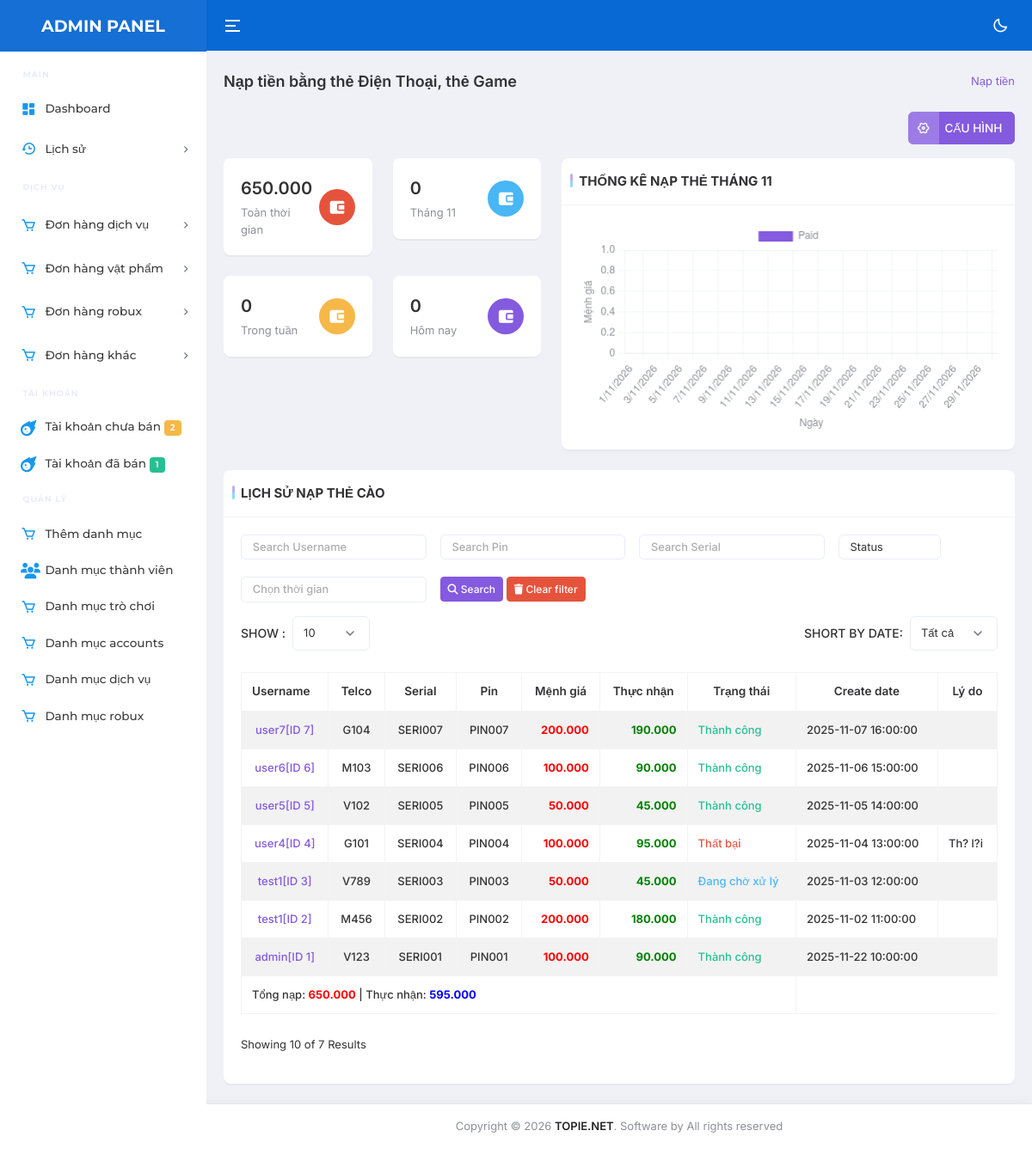
The page /public/admin/Cards.php (signed in) on the database its author committed.
### tables this page shows
CREATE TABLE `cards` (
  `id` int(11) NOT NULL,
  `code` varchar(32) DEFAULT NULL,
  `username` varchar(32) NOT NULL,
  `loaithe` varchar(32) NOT NULL,
  `menhgia` int(11) NOT NULL,
  `thucnhan` int(11) DEFAULT 0,
  `seri` text NOT NULL,
  `pin` text NOT NULL,
  `createdate` datetime NOT NULL,
  `status` varchar(32) NOT NULL,
  `note` text NOT NULL,
  `deletedate` varchar(255) DEFAULT NULL
);

### public/admin/Cards.php (the view, shortened to what the rows shown need)
<?php
    require_once("../../config/config.php");
    require_once("../../config/function.php");
    require_once(__DIR__."/Header.php");
    require_once(__DIR__."/Sidebar.php");
?>
<?php
$limit = isset($_GET['limit']) ? intval(check_string($_GET['limit'])) : 10;
$page = isset($_GET['page']) ? intval(check_string($_GET['page'])) : 1;
$from = ($page - 1) * $limit;
$where = " `id` > 0 ";
$listDatatable = $CMSNAV->get_list("SELECT * FROM `cards` WHERE $where ORDER BY `id` DESC LIMIT $from,$limit");
?>
<div class="main-content app-content">
    <div class="container-fluid">
        <div class="d-md-flex d-block align-items-center justify-content-between my-4 page-header-breadcrumb">
            <h1 class="page-title fw-semibold fs-18 mb-0">Nạp tiền bằng thẻ Điện Thoại, thẻ Game</h1>
        </div>
</div>
                         <script>
            (function() {
                Chart.defaults.borderColor = "rgba(142, 156, 173,0.1)";
                Chart.defaults.color = "#8c9097";
                // Lấy tháng và năm hiện tại
                const month = <?=date('m');?>;
                const year = <?=date('Y');?>;
                const numOfDays = new Date(year, month, 0).getDate(); // số ngày trong tháng
                // Labels ngày tháng
                const labels = [];
                for (let day = 1; day <= numOfDays; day++) {
                    labels.push(`${day}/${month}/${year}`);
                }
                // Dữ liệu PHP cho từng ngày
                const dataValues = [
                    <?php
                    $data = [];
                    $month = date('m');
                    $year = date('Y');
                    $numOfDays = cal_days_in_month(CAL_GREGORIAN, $month, $year);
                    for ($day = 1; $day <= $numOfDays; $day++) {
                        $date = sprintf("%04d-%02d-%02d", $year, $month, $day);
                        $row = $CMSNAV->get_row("SELECT SUM(menhgia) AS total FROM cards WHERE DATE(createdate) = '$date' AND status = 'thanhcong'");
                        $data[$day - 1] = $row['total'] ?? 0;
                    }
                    echo implode(",", $data);
                    ?>
                ];
                const data = {
                    labels: labels,
                    datasets: [{
                        label: 'Paid',
                        backgroundColor: 'rgb(132, 90, 223)',
                        borderColor: 'rgb(132, 90, 223)',
                        data: dataValues
                    }]
                };
                const config = {
                    type: 'bar',
                    data: data,
                    options: {
                        responsive: true,
                        plugins: {
                            legend: {
                                display: true,
                                position: 'top'
                            },
                            tooltip: {
                                mode: 'index',
                                intersect: false
                            }
                        },
                        scales: {
                            x: { title: { display: true, text: 'Ngày' } },
                            y: { title: { display: true, text: 'Mệnh giá' }, beginAtZero: true }
                        }
                    }
                };
                new Chart(document.getElementById('chartjs-line'), config);
            })();
            </script>
            <div class="col-xl-12">
                <div class="card custom-card">
                    <div class="card-body">
                        <div class="table-responsive mb-3">
                            <table class="table text-nowrap table-striped table-hover table-bordered">
                                <thead class="table">
                                    <tr>
                                        <th><?=('Username');?></th>
                                        <th class="text-center"><?=('Telco');?></th>
                                        <th class="text-center"><?=('Serial');?></th>
                                        <th class="text-center"><?=('Pin');?></th>
                                        <th class="text-center"><?=('Mệnh giá');?></th>
                                        <th class="text-center"><?=('Thực nhận');?></th>
                                        <th class="text-center"><?=('Trạng thái');?></th>
                                        <th class="text-center"><?=('Create date');?></th>
                                        <th class="text-center"><?=('Lý do');?></th>
                                    </tr>
                                </thead>
                                <tbody>
                                    <?php  foreach ($listDatatable as $row2): ?>
                                    <tr>
                                        <td class="text-center"><a class="text-primary"
                                                 href="<?=BASE_URL('Admin/User/Edit/'.$CMSNAV->getUser($row2['username'])['id']);?>"><?=$row2['username'];?>[ID <?=$row2['id'];?>]</a>
                                        </td>
                                        <td class="text-center"><?=$row2['code'];?></td>
                                        <td class="text-center"><?=$row2['seri'];?></td>
                                        <td class="text-center"><?=$row2['pin'];?></td>
                                        <td class="text-right"><b
                                                style="color: red;"><?=format_cash($row2['menhgia']);?></b></td>
                                        <td class="text-right"><b
                                                style="color: green;"><?=format_cash($row2['thucnhan']);?></b></td>
                                        <td class="text-center"><?=display_card($row2['status']);?></td>
                                        <td><?=$row2['createdate'];?></td>
                                        <td><?=$row2['note'];?></td>
                                    </tr>
                                    <?php endforeach?>
                                </tbody>
                            </table>
                        </div>
                    </div>
                </div>
            </div>
        </div>
<?php
    require_once("./Footer.php");
?>

### config/function.php (shortened to what the rows shown need)
<?php
$CMSNAV = new CMSNAV;
function BASE_URL($url)
{
    $a = (isset($_SERVER['HTTPS']) && $_SERVER['HTTPS'] === 'on' ? "https" : "http") . "://" . $_SERVER["HTTP_HOST"];
    if($a == 'http://localhost'){
        $a = 'http://localhost/CMSNAV.CO/SHOPNICK2';
    }
    return $a.'/'.$url;
}
function display_card($status)
{
    if ($status == 'xuly') {
        return '<p class="mb-0 text-info font-weight-bold d-flex justify-content-start align-items-center">Đang chờ xử lý</p>';
    } elseif ($status == 'thanhcong') {
        return '<p class="mb-0 text-success font-weight-bold d-flex justify-content-start align-items-center">Thành công</p>';
    } elseif ($status == 'thatbai') {
        return '<p class="mb-0 text-danger font-weight-bold d-flex justify-content-start align-items-center">Thất bại</p>';
    } else {
        return '<b style="color:yellow;">Khác</b>';
    }
}
function format_cash($price)
{
    return str_replace(",", ".", number_format($price));
}

### rows shown on the page
cards: username "user7", id "7", code "G104", seri "SERI007", pin "PIN007", menhgia "200.000", thucnhan "190.000", status "Thành công", createdate "2025-11-07 16:00:00"
cards: username "user6", id "6", code "M103", seri "SERI006", pin "PIN006", menhgia "100.000", thucnhan "90.000", status "Thành công", createdate "2025-11-06 15:00:00"
cards: username "user5", id "5", code "V102", seri "SERI005", pin "PIN005", menhgia "50.000", thucnhan "45.000", status "Thành công", createdate "2025-11-05 14:00:00"
cards: username "user4", id "4", code "G101", seri "SERI004", pin "PIN004", menhgia "100.000", thucnhan "95.000", status "Thất bại", createdate "2025-11-04 13:00:00", note "Th? l?i"
cards: username "test1", id "3", code "V789", seri "SERI003", pin "PIN003", menhgia "50.000", thucnhan "45.000", status "Đang chờ xử lý", createdate "2025-11-03 12:00:00"
cards: username "test1", id "2", code "M456", seri "SERI002", pin "PIN002", menhgia "200.000", thucnhan "180.000", status "Thành công", createdate "2025-11-02 11:00:00"
cards: username "admin", id "1", code "V123", seri "SERI001", pin "PIN001", menhgia "100.000", thucnhan "90.000", status "Thành công", createdate "2025-11-22 10:00:00"

### other values the page prints
$CMSNAV->num_rows("SELECT * FROM `accounts` WHERE `username` IS NULL") "2"
format_cash($total_all_time) "650.000"
format_cash($total_today) "0"
$limit "10"
format_cash($totalDatatable) "7"
chart data {{ date('m') }} 11
chart data {{ date('Y') }} 2026
chart data {{ implode(",", $data) }} 0,0,0,0,0,0,0,0,0,0,0,0,0,0,0,0,0,0,0,0,0,0,0,0,0,0,0,0,0,0
